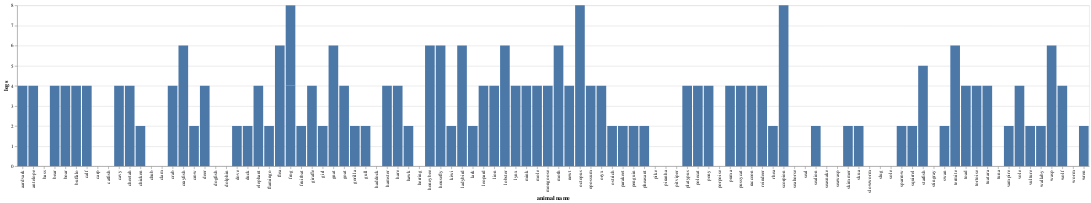

Notebook code cell kept with this figure:
### Code cell
plot_02

### Figure 1 — Vega-Lite specification as saved in the notebook (floating-point values rounded to 4 significant figures)
{"config": {"view": {"continuousWidth": 400, "continuousHeight": 300}}, "data": {"name": "data-7a89af1957c864562197de5ac7739910"}, "mark": "bar", "encoding": {"x": {"field": "animal name", "type": "nominal"}, "y": {"field": "legs", "type": "quantitative"}}, "$schema": "https://vega.github.io/schema/vega-lite/v4.17.0.json", "datasets": {"data-7a89af1957c864562197de5ac7739910": [{"animal name": "aardvark", "hair": 1, "feathers": 0, "eggs": 0, "milk": 1, "airborne": 0, "aquatic": 0, "predator": 1, "toothed": 1, "backbone": 1, "breathes": 1, "venomous": 0, "fins": 0, "legs": 4, "tail": 0, "domestic": 0, " cat-size": 1, "type": 1}, {"animal name": "antelope", "hair": 1, "feathers": 0, "eggs": 0, "milk": 1, "airborne": 0, "aquatic": 0, "predator": 0, "toothed": 1, "backbone": 1, "breathes": 1, "venomous": 0, "fins": 0, "legs": 4, "tail": 1, "domestic": 0, " cat-size": 1, "type": 1}, {"animal name": "bass", "hair": 0, "feathers": 0, "eggs": 1, "milk": 0, "airborne": 0, "aquatic": 1, "predator": 1, "toothed": 1, "backbone": 1, "breathes": 0, "venomous": 0, "fins": 1, "legs": 0, "tail": 1, "domestic": 0, " cat-size": 0, "type": 4}, {"animal name": "bear", "hair": 1, "feathers": 0, "eggs": 0, "milk": 1, "airborne": 0, "aquatic": 0, "predator": 1, "toothed": 1, "backbone": 1, "breathes": 1, "venomous": 0, "fins": 0, "legs": 4, "tail": 0, "domestic": 0, " cat-size": 1, "type": 1}, {"animal name": "boar", "hair": 1, "feathers": 0, "eggs": 0, "milk": 1, "airborne": 0, "aquatic": 0, "predator": 1, "toothed": 1, "backbone": 1, "breathes": 1, "venomous": 0, "fins": 0, "legs": 4, "tail": 1, "domestic": 0, " cat-size": 1, "type": 1}, {"animal name": "buffalo", "hair": 1, "feathers": 0, "eggs": 0, "milk": 1, "airborne": 0, "aquatic": 0, "predator": 0, "toothed": 1, "backbone": 1, "breathes": 1, "venomous": 0, "fins": 0, "legs": 4, "tail": 1, "domestic": 0, " cat-size": 1, "type": 1}, {"animal name": "calf", "hair": 1, "feathers": 0, "eggs": 0, "milk": 1, "airborne": 0, "aquatic": 0, "predator": 0, "toothed": 1, "backbone": 1, "breathes": 1, "venomous": 0, "fins": 0, "legs": 4, "tail": 1, "domestic": 1, " cat-size": 1, "type": 1}, {"animal name": "carp", "hair": 0, "feathers": 0, "eggs": 1, "milk": 0, "airborne": 0, "aquatic": 1, "predator": 0, "toothed": 1, "backbone": 1, "breathes": 0, "venomous": 0, "fins": 1, "legs": 0, "tail": 1, "domestic": 1, " cat-size": 0, "type": 4}, {"animal name": "catfish", "hair": 0, "feathers": 0, "eggs": 1, "milk": 0, "airborne": 0, "aquatic": 1, "predator": 1, "toothed": 1, "backbone": 1, "breathes": 0, "venomous": 0, "fins": 1, "legs": 0, "tail": 1, "domestic": 0, " cat-size": 0, "type": 4}, {"animal name": "cavy", "hair": 1, "feathers": 0, "eggs": 0, "milk": 1, "airborne": 0, "aquatic": 0, "predator": 0, "toothed": 1, "backbone": 1, "breathes": 1, "venomous": 0, "fins": 0, "legs": 4, "tail": 0, "domestic": 1, " cat-size": 0, "type": 1}, {"animal name": "cheetah", "hair": 1, "feathers": 0, "eggs": 0, "milk": 1, "airborne": 0, "aquatic": 0, "predator": 1, "toothed": 1, "backbone": 1, "breathes": 1, "venomous": 0, "fins": 0, "legs": 4, "tail": 1, "domestic": 0, " cat-size": 1, "type": 1}, {"animal name": "chicken", "hair": 0, "feathers": 1, "eggs": 1, "milk": 0, "airborne": 1, "aquatic": 0, "predator": 0, "toothed": 0, "backbone": 1, "breathes": 1, "venomous": 0, "fins": 0, "legs": 2, "tail": 1, "domestic": 1, " cat-size": 0, "type": 2}, {"animal name": "chub", "hair": 0, "feathers": 0, "eggs": 1, "milk": 0, "airborne": 0, "aquatic": 1, "predator": 1, "toothed": 1, "backbone": 1, "breathes": 0, "venomous": 0, "fins": 1, "legs": 0, "tail": 1, "domestic": 0, " cat-size": 0, "type": 4}, {"animal name": "clam", "hair": 0, "feathers": 0, "eggs": 1, "milk": 0, "airborne": 0, "aquatic": 0, "predator": 1, "toothed": 0, "backbone": 0, "breathes": 0, "venomous": 0, "fins": 0, "legs": 0, "tail": 0, "domestic": 0, " cat-size": 0, "type": 7}, {"animal name": "crab", "hair": 0, "feathers": 0, "eggs": 1, "milk": 0, "airborne": 0, "aquatic": 1, "predator": 1, "toothed": 0, "backbone": 0, "breathes": 0, "venomous": 0, "fins": 0, "legs": 4, "tail": 0, "domestic": 0, " cat-size": 0, "type": 7}, {"animal name": "crayfish", "hair": 0, "feathers": 0, "eggs": 1, "milk": 0, "airborne": 0, "aquatic": 1, "predator": 1, "toothed": 0, "backbone": 0, "breathes": 0, "venomous": 0, "fins": 0, "legs": 6, "tail": 0, "domestic": 0, " cat-size": 0, "type": 7}, {"animal name": "crow", "hair": 0, "feathers": 1, "eggs": 1, "milk": 0, "airborne": 1, "aquatic": 0, "predator": 1, "toothed": 0, "backbone": 1, "breathes": 1, "venomous": 0, "fins": 0, "legs": 2, "tail": 1, "domestic": 0, " cat-size": 0, "type": 2}, {"animal name": "deer", "hair": 1, "feathers": 0, "eggs": 0, "milk": 1, "airborne": 0, "aquatic": 0, "predator": 0, "toothed": 1, "backbone": 1, "breathes": 1, "venomous": 0, "fins": 0, "legs": 4, "tail": 1, "domestic": 0, " cat-size": 1, "type": 1}, {"animal name": "dogfish", "hair": 0, "feathers": 0, "eggs": 1, "milk": 0, "airborne": 0, "aquatic": 1, "predator": 1, "toothed": 1, "backbone": 1, "breathes": 0, "venomous": 0, "fins": 1, "legs": 0, "tail": 1, "domestic": 0, " cat-size": 1, "type": 4}, {"animal name": "dolphin", "hair": 0, "feathers": 0, "eggs": 0, "milk": 1, "airborne": 0, "aquatic": 1, "predator": 1, "toothed": 1, "backbone": 1, "breathes": 1, "venomous": 0, "fins": 1, "legs": 0, "tail": 1, "domestic": 0, " cat-size": 1, "type": 1}, {"animal name": "dove", "hair": 0, "feathers": 1, "eggs": 1, "milk": 0, "airborne": 1, "aquatic": 0, "predator": 0, "toothed": 0, "backbone": 1, "breathes": 1, "venomous": 0, "fins": 0, "legs": 2, "tail": 1, "domestic": 1, " cat-size": 0, "type": 2}, {"animal name": "duck", "hair": 0, "feathers": 1, "eggs": 1, "milk": 0, "airborne": 1, "aquatic": 1, "predator": 0, "toothed": 0, "backbone": 1, "breathes": 1, "venomous": 0, "fins": 0, "legs": 2, "tail": 1, "domestic": 0, " cat-size": 0, "type": 2}, {"animal name": "elephant", "hair": 1, "feathers": 0, "eggs": 0, "milk": 1, "airborne": 0, "aquatic": 0, "predator": 0, "toothed": 1, "backbone": 1, "breathes": 1, "venomous": 0, "fins": 0, "legs": 4, "tail": 1, "domestic": 0, " cat-size": 1, "type": 1}, {"animal name": "flamingo", "hair": 0, "feathers": 1, "eggs": 1, "milk": 0, "airborne": 1, "aquatic": 0, "predator": 0, "toothed": 0, "backbone": 1, "breathes": 1, "venomous": 0, "fins": 0, "legs": 2, "tail": 1, "domestic": 0, " cat-size": 1, "type": 2}, {"animal name": "flea", "hair": 0, "feathers": 0, "eggs": 1, "milk": 0, "airborne": 0, "aquatic": 0, "predator": 0, "toothed": 0, "backbone": 0, "breathes": 1, "venomous": 0, "fins": 0, "legs": 6, "tail": 0, "domestic": 0, " cat-size": 0, "type": 6}, {"animal name": "frog", "hair": 0, "feathers": 0, "eggs": 1, "milk": 0, "airborne": 0, "aquatic": 1, "predator": 1, "toothed": 1, "backbone": 1, "breathes": 1, "venomous": 0, "fins": 0, "legs": 4, "tail": 0, "domestic": 0, " cat-size": 0, "type": 5}, {"animal name": "frog", "hair": 0, "feathers": 0, "eggs": 1, "milk": 0, "airborne": 0, "aquatic": 1, "predator": 1, "toothed": 1, "backbone": 1, "breathes": 1, "venomous": 1, "fins": 0, "legs": 4, "tail": 0, "domestic": 0, " cat-size": 0, "type": 5}, {"animal name": "fruitbat", "hair": 1, "feathers": 0, "eggs": 0, "milk": 1, "airborne": 1, "aquatic": 0, "predator": 0, "toothed": 1, "backbone": 1, "breathes": 1, "venomous": 0, "fins": 0, "legs": 2, "tail": 1, "domestic": 0, " cat-size": 0, "type": 1}, {"animal name": "giraffe", "hair": 1, "feathers": 0, "eggs": 0, "milk": 1, "airborne": 0, "aquatic": 0, "predator": 0, "toothed": 1, "backbone": 1, "breathes": 1, "venomous": 0, "fins": 0, "legs": 4, "tail": 1, "domestic": 0, " cat-size": 1, "type": 1}, {"animal name": "girl", "hair": 1, "feathers": 0, "eggs": 0, "milk": 1, "airborne": 0, "aquatic": 0, "predator": 1, "toothed": 1, "backbone": 1, "breathes": 1, "venomous": 0, "fins": 0, "legs": 2, "tail": 0, "domestic": 1, " cat-size": 1, "type": 1}, {"animal name": "gnat", "hair": 0, "feathers": 0, "eggs": 1, "milk": 0, "airborne": 1, "aquatic": 0, "predator": 0, "toothed": 0, "backbone": 0, "breathes": 1, "venomous": 0, "fins": 0, "legs": 6, "tail": 0, "domestic": 0, " cat-size": 0, "type": 6}, {"animal name": "goat", "hair": 1, "feathers": 0, "eggs": 0, "milk": 1, "airborne": 0, "aquatic": 0, "predator": 0, "toothed": 1, "backbone": 1, "breathes": 1, "venomous": 0, "fins": 0, "legs": 4, "tail": 1, "domestic": 1, " cat-size": 1, "type": 1}, {"animal name": "gorilla", "hair": 1, "feathers": 0, "eggs": 0, "milk": 1, "airborne": 0, "aquatic": 0, "predator": 0, "toothed": 1, "backbone": 1, "breathes": 1, "venomous": 0, "fins": 0, "legs": 2, "tail": 0, "domestic": 0, " cat-size": 1, "type": 1}, {"animal name": "gull", "hair": 0, "feathers": 1, "eggs": 1, "milk": 0, "airborne": 1, "aquatic": 1, "predator": 1, "toothed": 0, "backbone": 1, "breathes": 1, "venomous": 0, "fins": 0, "legs": 2, "tail": 1, "domestic": 0, " cat-size": 0, "type": 2}, {"animal name": "haddock", "hair": 0, "feathers": 0, "eggs": 1, "milk": 0, "airborne": 0, "aquatic": 1, "predator": 0, "toothed": 1, "backbone": 1, "breathes": 0, "venomous": 0, "fins": 1, "legs": 0, "tail": 1, "domestic": 0, " cat-size": 0, "type": 4}, {"animal name": "hamster", "hair": 1, "feathers": 0, "eggs": 0, "milk": 1, "airborne": 0, "aquatic": 0, "predator": 0, "toothed": 1, "backbone": 1, "breathes": 1, "venomous": 0, "fins": 0, "legs": 4, "tail": 1, "domestic": 1, " cat-size": 0, "type": 1}, {"animal name": "hare", "hair": 1, "feathers": 0, "eggs": 0, "milk": 1, "airborne": 0, "aquatic": 0, "predator": 0, "toothed": 1, "backbone": 1, "breathes": 1, "venomous": 0, "fins": 0, "legs": 4, "tail": 1, "domestic": 0, " cat-size": 0, "type": 1}, {"animal name": "hawk", "hair": 0, "feathers": 1, "eggs": 1, "milk": 0, "airborne": 1, "aquatic": 0, "predator": 1, "toothed": 0, "backbone": 1, "breathes": 1, "venomous": 0, "fins": 0, "legs": 2, "tail": 1, "domestic": 0, " cat-size": 0, "type": 2}, {"animal name": "herring", "hair": 0, "feathers": 0, "eggs": 1, "milk": 0, "airborne": 0, "aquatic": 1, "predator": 1, "toothed": 1, "backbone": 1, "breathes": 0, "venomous": 0, "fins": 1, "legs": 0, "tail": 1, "domestic": 0, " cat-size": 0, "type": 4}, {"animal name": "honeybee", "hair": 1, "feathers": 0, "eggs": 1, "milk": 0, "airborne": 1, "aquatic": 0, "predator": 0, "toothed": 0, "backbone": 0, "breathes": 1, "venomous": 1, "fins": 0, "legs": 6, "tail": 0, "domestic": 1, " cat-size": 0, "type": 6}, {"animal name": "housefly", "hair": 1, "feathers": 0, "eggs": 1, "milk": 0, "airborne": 1, "aquatic": 0, "predator": 0, "toothed": 0, "backbone": 0, "breathes": 1, "venomous": 0, "fins": 0, "legs": 6, "tail": 0, "domestic": 0, " cat-size": 0, "type": 6}, {"animal name": "kiwi", "hair": 0, "feathers": 1, "eggs": 1, "milk": 0, "airborne": 0, "aquatic": 0, "predator": 1, "toothed": 0, "backbone": 1, "breathes": 1, "venomous": 0, "fins": 0, "legs": 2, "tail": 1, "domestic": 0, " cat-size": 0, "type": 2}, {"animal name": "ladybird", "hair": 0, "feathers": 0, "eggs": 1, "milk": 0, "airborne": 1, "aquatic": 0, "predator": 1, "toothed": 0, "backbone": 0, "breathes": 1, "venomous": 0, "fins": 0, "legs": 6, "tail": 0, "domestic": 0, " cat-size": 0, "type": 6}, {"animal name": "lark", "hair": 0, "feathers": 1, "eggs": 1, "milk": 0, "airborne": 1, "aquatic": 0, "predator": 0, "toothed": 0, "backbone": 1, "breathes": 1, "venomous": 0, "fins": 0, "legs": 2, "tail": 1, "domestic": 0, " cat-size": 0, "type": 2}, {"animal name": "leopard", "hair": 1, "feathers": 0, "eggs": 0, "milk": 1, "airborne": 0, "aquatic": 0, "predator": 1, "toothed": 1, "backbone": 1, "breathes": 1, "venomous": 0, "fins": 0, "legs": 4, "tail": 1, "domestic": 0, " cat-size": 1, "type": 1}, {"animal name": "lion", "hair": 1, "feathers": 0, "eggs": 0, "milk": 1, "airborne": 0, "aquatic": 0, "predator": 1, "toothed": 1, "backbone": 1, "breathes": 1, "venomous": 0, "fins": 0, "legs": 4, "tail": 1, "domestic": 0, " cat-size": 1, "type": 1}, {"animal name": "lobster", "hair": 0, "feathers": 0, "eggs": 1, "milk": 0, "airborne": 0, "aquatic": 1, "predator": 1, "toothed": 0, "backbone": 0, "breathes": 0, "venomous": 0, "fins": 0, "legs": 6, "tail": 0, "domestic": 0, " cat-size": 0, "type": 7}, {"animal name": "lynx", "hair": 1, "feathers": 0, "eggs": 0, "milk": 1, "airborne": 0, "aquatic": 0, "predator": 1, "toothed": 1, "backbone": 1, "breathes": 1, "venomous": 0, "fins": 0, "legs": 4, "tail": 1, "domestic": 0, " cat-size": 1, "type": 1}, {"animal name": "mink", "hair": 1, "feathers": 0, "eggs": 0, "milk": 1, "airborne": 0, "aquatic": 1, "predator": 1, "toothed": 1, "backbone": 1, "breathes": 1, "venomous": 0, "fins": 0, "legs": 4, "tail": 1, "domestic": 0, " cat-size": 1, "type": 1}, {"animal name": "mole", "hair": 1, "feathers": 0, "eggs": 0, "milk": 1, "airborne": 0, "aquatic": 0, "predator": 1, "toothed": 1, "backbone": 1, "breathes": 1, "venomous": 0, "fins": 0, "legs": 4, "tail": 1, "domestic": 0, " cat-size": 0, "type": 1}, {"animal name": "mongoose", "hair": 1, "feathers": 0, "eggs": 0, "milk": 1, "airborne": 0, "aquatic": 0, "predator": 1, "toothed": 1, "backbone": 1, "breathes": 1, "venomous": 0, "fins": 0, "legs": 4, "tail": 1, "domestic": 0, " cat-size": 1, "type": 1}, {"animal name": "moth", "hair": 1, "feathers": 0, "eggs": 1, "milk": 0, "airborne": 1, "aquatic": 0, "predator": 0, "toothed": 0, "backbone": 0, "breathes": 1, "venomous": 0, "fins": 0, "legs": 6, "tail": 0, "domestic": 0, " cat-size": 0, "type": 6}, {"animal name": "newt", "hair": 0, "feathers": 0, "eggs": 1, "milk": 0, "airborne": 0, "aquatic": 1, "predator": 1, "toothed": 1, "backbone": 1, "breathes": 1, "venomous": 0, "fins": 0, "legs": 4, "tail": 1, "domestic": 0, " cat-size": 0, "type": 5}, {"animal name": "octopus", "hair": 0, "feathers": 0, "eggs": 1, "milk": 0, "airborne": 0, "aquatic": 1, "predator": 1, "toothed": 0, "backbone": 0, "breathes": 0, "venomous": 0, "fins": 0, "legs": 8, "tail": 0, "domestic": 0, " cat-size": 1, "type": 7}, {"animal name": "opossum", "hair": 1, "feathers": 0, "eggs": 0, "milk": 1, "airborne": 0, "aquatic": 0, "predator": 1, "toothed": 1, "backbone": 1, "breathes": 1, "venomous": 0, "fins": 0, "legs": 4, "tail": 1, "domestic": 0, " cat-size": 0, "type": 1}, {"animal name": "oryx", "hair": 1, "feathers": 0, "eggs": 0, "milk": 1, "airborne": 0, "aquatic": 0, "predator": 0, "toothed": 1, "backbone": 1, "breathes": 1, "venomous": 0, "fins": 0, "legs": 4, "tail": 1, "domestic": 0, " cat-size": 1, "type": 1}, {"animal name": "ostrich", "hair": 0, "feathers": 1, "eggs": 1, "milk": 0, "airborne": 0, "aquatic": 0, "predator": 0, "toothed": 0, "backbone": 1, "breathes": 1, "venomous": 0, "fins": 0, "legs": 2, "tail": 1, "domestic": 0, " cat-size": 1, "type": 2}, {"animal name": "parakeet", "hair": 0, "feathers": 1, "eggs": 1, "milk": 0, "airborne": 1, "aquatic": 0, "predator": 0, "toothed": 0, "backbone": 1, "breathes": 1, "venomous": 0, "fins": 0, "legs": 2, "tail": 1, "domestic": 1, " cat-size": 0, "type": 2}, {"animal name": "penguin", "hair": 0, "feathers": 1, "eggs": 1, "milk": 0, "airborne": 0, "aquatic": 1, "predator": 1, "toothed": 0, "backbone": 1, "breathes": 1, "venomous": 0, "fins": 0, "legs": 2, "tail": 1, "domestic": 0, " cat-size": 1, "type": 2}, {"animal name": "pheasant", "hair": 0, "feathers": 1, "eggs": 1, "milk": 0, "airborne": 1, "aquatic": 0, "predator": 0, "toothed": 0, "backbone": 1, "breathes": 1, "venomous": 0, "fins": 0, "legs": 2, "tail": 1, "domestic": 0, " cat-size": 0, "type": 2}, {"animal name": "pike", "hair": 0, "feathers": 0, "eggs": 1, "milk": 0, "airborne": 0, "aquatic": 1, "predator": 1, "toothed": 1, "backbone": 1, "breathes": 0, "venomous": 0, "fins": 1, "legs": 0, "tail": 1, "domestic": 0, " cat-size": 1, "type": 4}, {"animal name": "piranha", "hair": 0, "feathers": 0, "eggs": 1, "milk": 0, "airborne": 0, "aquatic": 1, "predator": 1, "toothed": 1, "backbone": 1, "breathes": 0, "venomous": 0, "fins": 1, "legs": 0, "tail": 1, "domestic": 0, " cat-size": 0, "type": 4}, {"animal name": "pitviper", "hair": 0, "feathers": 0, "eggs": 1, "milk": 0, "airborne": 0, "aquatic": 0, "predator": 1, "toothed": 1, "backbone": 1, "breathes": 1, "venomous": 1, "fins": 0, "legs": 0, "tail": 1, "domestic": 0, " cat-size": 0, "type": 3}, {"animal name": "platypus", "hair": 1, "feathers": 0, "eggs": 1, "milk": 1, "airborne": 0, "aquatic": 1, "predator": 1, "toothed": 0, "backbone": 1, "breathes": 1, "venomous": 0, "fins": 0, "legs": 4, "tail": 1, "domestic": 0, " cat-size": 1, "type": 1}, {"animal name": "polecat", "hair": 1, "feathers": 0, "eggs": 0, "milk": 1, "airborne": 0, "aquatic": 0, "predator": 1, "toothed": 1, "backbone": 1, "breathes": 1, "venomous": 0, "fins": 0, "legs": 4, "tail": 1, "domestic": 0, " cat-size": 1, "type": 1}, {"animal name": "pony", "hair": 1, "feathers": 0, "eggs": 0, "milk": 1, "airborne": 0, "aquatic": 0, "predator": 0, "toothed": 1, "backbone": 1, "breathes": 1, "venomous": 0, "fins": 0, "legs": 4, "tail": 1, "domestic": 1, " cat-size": 1, "type": 1}, {"animal name": "porpoise", "hair": 0, "feathers": 0, "eggs": 0, "milk": 1, "airborne": 0, "aquatic": 1, "predator": 1, "toothed": 1, "backbone": 1, "breathes": 1, "venomous": 0, "fins": 1, "legs": 0, "tail": 1, "domestic": 0, " cat-size": 1, "type": 1}, {"animal name": "puma", "hair": 1, "feathers": 0, "eggs": 0, "milk": 1, "airborne": 0, "aquatic": 0, "predator": 1, "toothed": 1, "backbone": 1, "breathes": 1, "venomous": 0, "fins": 0, "legs": 4, "tail": 1, "domestic": 0, " cat-size": 1, "type": 1}, {"animal name": "pussycat", "hair": 1, "feathers": 0, "eggs": 0, "milk": 1, "airborne": 0, "aquatic": 0, "predator": 1, "toothed": 1, "backbone": 1, "breathes": 1, "venomous": 0, "fins": 0, "legs": 4, "tail": 1, "domestic": 1, " cat-size": 1, "type": 1}, {"animal name": "raccoon", "hair": 1, "feathers": 0, "eggs": 0, "milk": 1, "airborne": 0, "aquatic": 0, "predator": 1, "toothed": 1, "backbone": 1, "breathes": 1, "venomous": 0, "fins": 0, "legs": 4, "tail": 1, "domestic": 0, " cat-size": 1, "type": 1}, {"animal name": "reindeer", "hair": 1, "feathers": 0, "eggs": 0, "milk": 1, "airborne": 0, "aquatic": 0, "predator": 0, "toothed": 1, "backbone": 1, "breathes": 1, "venomous": 0, "fins": 0, "legs": 4, "tail": 1, "domestic": 1, " cat-size": 1, "type": 1}, {"animal name": "rhea", "hair": 0, "feathers": 1, "eggs": 1, "milk": 0, "airborne": 0, "aquatic": 0, "predator": 1, "toothed": 0, "backbone": 1, "breathes": 1, "venomous": 0, "fins": 0, "legs": 2, "tail": 1, "domestic": 0, " cat-size": 1, "type": 2}, {"animal name": "scorpion", "hair": 0, "feathers": 0, "eggs": 0, "milk": 0, "airborne": 0, "aquatic": 0, "predator": 1, "toothed": 0, "backbone": 0, "breathes": 1, "venomous": 1, "fins": 0, "legs": 8, "tail": 1, "domestic": 0, " cat-size": 0, "type": 7}, {"animal name": "seahorse", "hair": 0, "feathers": 0, "eggs": 1, "milk": 0, "airborne": 0, "aquatic": 1, "predator": 0, "toothed": 1, "backbone": 1, "breathes": 0, "venomous": 0, "fins": 1, "legs": 0, "tail": 1, "domestic": 0, " cat-size": 0, "type": 4}, {"animal name": "seal", "hair": 1, "feathers": 0, "eggs": 0, "milk": 1, "airborne": 0, "aquatic": 1, "predator": 1, "toothed": 1, "backbone": 1, "breathes": 1, "venomous": 0, "fins": 1, "legs": 0, "tail": 0, "domestic": 0, " cat-size": 1, "type": 1}, {"animal name": "sealion", "hair": 1, "feathers": 0, "eggs": 0, "milk": 1, "airborne": 0, "aquatic": 1, "predator": 1, "toothed": 1, "backbone": 1, "breathes": 1, "venomous": 0, "fins": 1, "legs": 2, "tail": 1, "domestic": 0, " cat-size": 1, "type": 1}, {"animal name": "seasnake", "hair": 0, "feathers": 0, "eggs": 0, "milk": 0, "airborne": 0, "aquatic": 1, "predator": 1, "toothed": 1, "backbone": 1, "breathes": 0, "venomous": 1, "fins": 0, "legs": 0, "tail": 1, "domestic": 0, " cat-size": 0, "type": 3}, {"animal name": "seawasp", "hair": 0, "feathers": 0, "eggs": 1, "milk": 0, "airborne": 0, "aquatic": 1, "predator": 1, "toothed": 0, "backbone": 0, "breathes": 0, "venomous": 1, "fins": 0, "legs": 0, "tail": 0, "domestic": 0, " cat-size": 0, "type": 7}, {"animal name": "skimmer", "hair": 0, "feathers": 1, "eggs": 1, "milk": 0, "airborne": 1, "aquatic": 1, "predator": 1, "toothed": 0, "backbone": 1, "breathes": 1, "venomous": 0, "fins": 0, "legs": 2, "tail": 1, "domestic": 0, " cat-size": 0, "type": 2}, {"animal name": "skua", "hair": 0, "feathers": 1, "eggs": 1, "milk": 0, "airborne": 1, "aquatic": 1, "predator": 1, "toothed": 0, "backbone": 1, "breathes": 1, "venomous": 0, "fins": 0, "legs": 2, "tail": 1, "domestic": 0, " cat-size": 0, "type": 2}, {"animal name": "slowworm", "hair": 0, "feathers": 0, "eggs": 1, "milk": 0, "airborne": 0, "aquatic": 0, "predator": 1, "toothed": 1, "backbone": 1, "breathes": 1, "venomous": 0, "fins": 0, "legs": 0, "tail": 1, "domestic": 0, " cat-size": 0, "type": 3}, {"animal name": "slug", "hair": 0, "feathers": 0, "eggs": 1, "milk": 0, "airborne": 0, "aquatic": 0, "predator": 0, "toothed": 0, "backbone": 0, "breathes": 1, "venomous": 0, "fins": 0, "legs": 0, "tail": 0, "domestic": 0, " cat-size": 0, "type": 7}, {"animal name": "sole", "hair": 0, "feathers": 0, "eggs": 1, "milk": 0, "airborne": 0, "aquatic": 1, "predator": 0, "toothed": 1, "backbone": 1, "breathes": 0, "venomous": 0, "fins": 1, "legs": 0, "tail": 1, "domestic": 0, " cat-size": 0, "type": 4}, {"animal name": "sparrow", "hair": 0, "feathers": 1, "eggs": 1, "milk": 0, "airborne": 1, "aquatic": 0, "predator": 0, "toothed": 0, "backbone": 1, "breathes": 1, "venomous": 0, "fins": 0, "legs": 2, "tail": 1, "domestic": 0, " cat-size": 0, "type": 2}, {"animal name": "squirrel", "hair": 1, "feathers": 0, "eggs": 0, "milk": 1, "airborne": 0, "aquatic": 0, "predator": 0, "toothed": 1, "backbone": 1, "breathes": 1, "venomous": 0, "fins": 0, "legs": 2, "tail": 1, "domestic": 0, " cat-size": 0, "type": 1}, {"animal name": "starfish", "hair": 0, "feathers": 0, "eggs": 1, "milk": 0, "airborne": 0, "aquatic": 1, "predator": 1, "toothed": 0, "backbone": 0, "breathes": 0, "venomous": 0, "fins": 0, "legs": 5, "tail": 0, "domestic": 0, " cat-size": 0, "type": 7}, {"animal name": "stingray", "hair": 0, "feathers": 0, "eggs": 1, "milk": 0, "airborne": 0, "aquatic": 1, "predator": 1, "toothed": 1, "backbone": 1, "breathes": 0, "venomous": 1, "fins": 1, "legs": 0, "tail": 1, "domestic": 0, " cat-size": 1, "type": 4}, {"animal name": "swan", "hair": 0, "feathers": 1, "eggs": 1, "milk": 0, "airborne": 1, "aquatic": 1, "predator": 0, "toothed": 0, "backbone": 1, "breathes": 1, "venomous": 0, "fins": 0, "legs": 2, "tail": 1, "domestic": 0, " cat-size": 1, "type": 2}, {"animal name": "termite", "hair": 0, "feathers": 0, "eggs": 1, "milk": 0, "airborne": 0, "aquatic": 0, "predator": 0, "toothed": 0, "backbone": 0, "breathes": 1, "venomous": 0, "fins": 0, "legs": 6, "tail": 0, "domestic": 0, " cat-size": 0, "type": 6}, {"animal name": "toad", "hair": 0, "feathers": 0, "eggs": 1, "milk": 0, "airborne": 0, "aquatic": 1, "predator": 0, "toothed": 1, "backbone": 1, "breathes": 1, "venomous": 0, "fins": 0, "legs": 4, "tail": 0, "domestic": 0, " cat-size": 0, "type": 5}, {"animal name": "tortoise", "hair": 0, "feathers": 0, "eggs": 1, "milk": 0, "airborne": 0, "aquatic": 0, "predator": 0, "toothed": 0, "backbone": 1, "breathes": 1, "venomous": 0, "fins": 0, "legs": 4, "tail": 1, "domestic": 0, " cat-size": 1, "type": 3}, {"animal name": "tuatara", "hair": 0, "feathers": 0, "eggs": 1, "milk": 0, "airborne": 0, "aquatic": 0, "predator": 1, "toothed": 1, "backbone": 1, "breathes": 1, "venomous": 0, "fins": 0, "legs": 4, "tail": 1, "domestic": 0, " cat-size": 0, "type": 3}, {"animal name": "tuna", "hair": 0, "feathers": 0, "eggs": 1, "milk": 0, "airborne": 0, "aquatic": 1, "predator": 1, "toothed": 1, "backbone": 1, "breathes": 0, "venomous": 0, "fins": 1, "legs": 0, "tail": 1, "domestic": 0, " cat-size": 1, "type": 4}, {"animal name": "vampire", "hair": 1, "feathers": 0, "eggs": 0, "milk": 1, "airborne": 1, "aquatic": 0, "predator": 0, "toothed": 1, "backbone": 1, "breathes": 1, "venomous": 0, "fins": 0, "legs": 2, "tail": 1, "domestic": 0, " cat-size": 0, "type": 1}, {"animal name": "vole", "hair": 1, "feathers": 0, "eggs": 0, "milk": 1, "airborne": 0, "aquatic": 0, "predator": 0, "toothed": 1, "backbone": 1, "breathes": 1, "venomous": 0, "fins": 0, "legs": 4, "tail": 1, "domestic": 0, " cat-size": 0, "type": 1}, {"animal name": "vulture", "hair": 0, "feathers": 1, "eggs": 1, "milk": 0, "airborne": 1, "aquatic": 0, "predator": 1, "toothed": 0, "backbone": 1, "breathes": 1, "venomous": 0, "fins": 0, "legs": 2, "tail": 1, "domestic": 0, " cat-size": 1, "type": 2}, {"animal name": "wallaby", "hair": 1, "feathers": 0, "eggs": 0, "milk": 1, "airborne": 0, "aquatic": 0, "predator": 0, "toothed": 1, "backbone": 1, "breathes": 1, "venomous": 0, "fins": 0, "legs": 2, "tail": 1, "domestic": 0, " cat-size": 1, "type": 1}, {"animal name": "wasp", "hair": 1, "feathers": 0, "eggs": 1, "milk": 0, "airborne": 1, "aquatic": 0, "predator": 0, "toothed": 0, "backbone": 0, "breathes": 1, "venomous": 1, "fins": 0, "legs": 6, "tail": 0, "domestic": 0, " cat-size": 0, "type": 6}, {"animal name": "wolf", "hair": 1, "feathers": 0, "eggs": 0, "milk": 1, "airborne": 0, "aquatic": 0, "predator": 1, "toothed": 1, "backbone": 1, "breathes": 1, "venomous": 0, "fins": 0, "legs": 4, "tail": 1, "domestic": 0, " cat-size": 1, "type": 1}, {"animal name": "worm", "hair": 0, "feathers": 0, "eggs": 1, "milk": 0, "airborne": 0, "aquatic": 0, "predator": 0, "toothed": 0, "backbone": 0, "breathes": 1, "venomous": 0, "fins": 0, "legs": 0, "tail": 0, "domestic": 0, " cat-size": 0, "type": 7}, {"animal name": "wren", "hair": 0, "feathers": 1, "eggs": 1, "milk": 0, "airborne": 1, "aquatic": 0, "predator": 0, "toothed": 0, "backbone": 1, "breathes": 1, "venomous": 0, "fins": 0, "legs": 2, "tail": 1, "domestic": 0, " cat-size": 0, "type": 2}]}}
